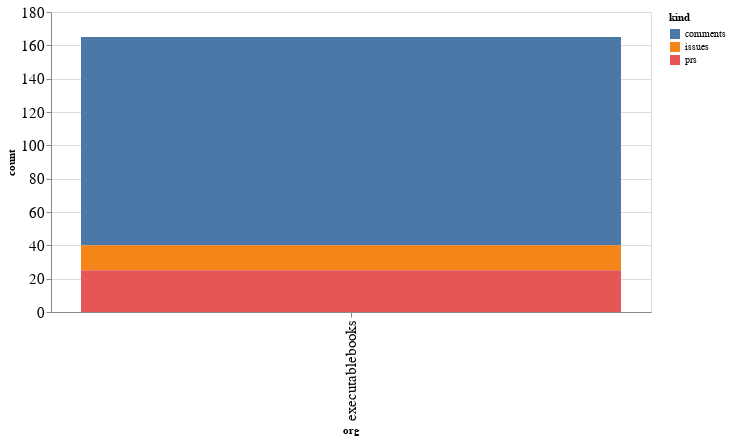

Notebook code for this chart:
### Code cell
alt.Chart(org_summaries, width=600).mark_bar().encode(
    x='org',
    y='count',
    color='kind',
    tooltip="org"
)

### Figure 1 — Vega-Lite specification as saved in the notebook (floating-point values rounded to 4 significant figures)
{"config": {"axisLeft": {"labelFontSize": 15}, "axisBottom": {"labelFontSize": 15}}, "data": {"name": "data-6b3b6e7e91a353f20610915c16fa936a"}, "mark": "bar", "encoding": {"color": {"type": "nominal", "field": "kind"}, "tooltip": {"type": "nominal", "field": "org"}, "x": {"type": "nominal", "field": "org"}, "y": {"type": "quantitative", "field": "count"}}, "width": 600, "$schema": "https://vega.github.io/schema/vega-lite/v4.8.1.json", "datasets": {"data-6b3b6e7e91a353f20610915c16fa936a": [{"org": "executablebooks", "kind": "comments", "count": 125}, {"org": "executablebooks", "kind": "issues", "count": 15}, {"org": "executablebooks", "kind": "prs", "count": 25}]}}
